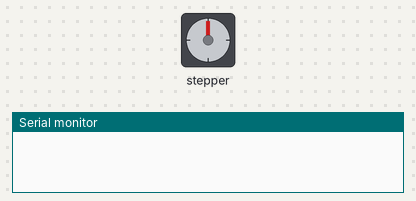
This program was run on a simulated ESP8266 (Wemos D1 mini). Parts: stepper motor, the last lines printed to the serial monitor. Wiring (inferred from the names in the program): stepper motor driver (200 steps per turn assumed): step D3; direction D4. At 8.2 s the program restarts the board; the recording ends there.

Above: at 0.05 s.
At 0.4 s:
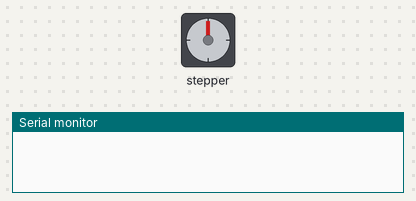
At 0.75 s:
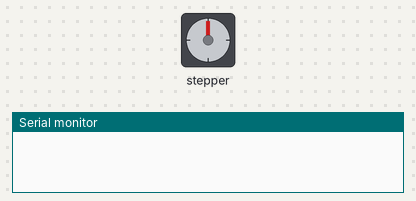
At 1.75 s:
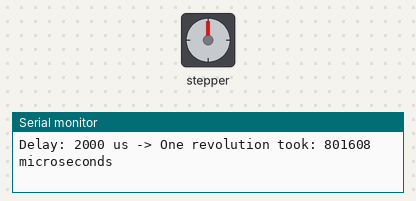
Timing chart, 0 to 4.1 s (numbered marks = the images above):
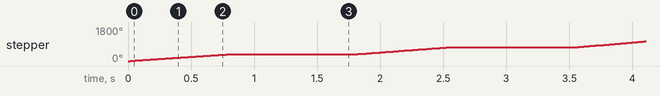

Measured:
- by itself, stepper: turns 360° clockwise in 0.78 s, repeating every 1.8 s

The program:

main.cpp
```cpp
#include <Arduino.h>

const int dirPin = D4;
const int stepPin = D3;
const int stepsPerRevolution = 200;

void setup() {
  pinMode(stepPin, OUTPUT);
  pinMode(dirPin, OUTPUT);
  Serial.begin(9600);  // Soros kommunikáció
}

void spin(int count, int dir, int del) {
  digitalWrite(dirPin, dir);

  unsigned long startTime = micros();  // Kezdő idő rögzítése

  for (int i = 0; i < count; i++) {
    digitalWrite(stepPin, HIGH);
    delayMicroseconds(del);
    digitalWrite(stepPin, LOW);
    delayMicroseconds(del);
  }

  unsigned long endTime = micros();  // Végidő

  unsigned long duration = endTime - startTime;
  Serial.print("Delay: ");
  Serial.print(del);
  Serial.print(" us -> One revolution took: ");
  Serial.print(duration);
  Serial.println(" microseconds");
}

void loop() {
  int delays[] = {2000, 1800,1600,1400, 1200, 1000, 800, 600};  // Különböző sebességek µs-ban

  for (int i = 0; i < 5; i++) {
    spin(stepsPerRevolution, 1, delays[i]);
    delay(1000);  // Várakozás két kör között
  }

  while (1); // Állj meg a loop végén
}
```
